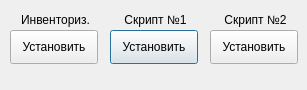
<?xml version="1.0" encoding="UTF-8"?>
<ui version="4.0">
 <class>Dialog</class>
 <widget class="QDialog" name="Dialog">
  <property name="geometry">
   <rect>
    <x>0</x>
    <y>0</y>
    <width>307</width>
    <height>90</height>
   </rect>
  </property>
  <property name="minimumSize">
   <size>
    <width>307</width>
    <height>90</height>
   </size>
  </property>
  <property name="maximumSize">
   <size>
    <width>307</width>
    <height>90</height>
   </size>
  </property>
  <property name="windowTitle">
   <string>Разное</string>
  </property>
  <widget class="QLabel" name="label">
   <property name="geometry">
    <rect>
     <x>10</x>
     <y>10</y>
     <width>91</width>
     <height>20</height>
    </rect>
   </property>
   <property name="text">
    <string>Инвенториз.</string>
   </property>
   <property name="alignment">
    <set>Qt::AlignCenter</set>
   </property>
  </widget>
  <widget class="QLabel" name="label_2">
   <property name="geometry">
    <rect>
     <x>110</x>
     <y>10</y>
     <width>91</width>
     <height>20</height>
    </rect>
   </property>
   <property name="text">
    <string>Скрипт №1</string>
   </property>
   <property name="alignment">
    <set>Qt::AlignCenter</set>
   </property>
  </widget>
  <widget class="QPushButton" name="button_script_1">
   <property name="geometry">
    <rect>
     <x>110</x>
     <y>30</y>
     <width>88</width>
     <height>34</height>
    </rect>
   </property>
   <property name="text">
    <string>Установить</string>
   </property>
  </widget>
  <widget class="QPushButton" name="button_inventory">
   <property name="geometry">
    <rect>
     <x>10</x>
     <y>30</y>
     <width>88</width>
     <height>34</height>
    </rect>
   </property>
   <property name="text">
    <string>Установить</string>
   </property>
  </widget>
  <widget class="QPushButton" name="button_script_2">
   <property name="geometry">
    <rect>
     <x>210</x>
     <y>30</y>
     <width>88</width>
     <height>34</height>
    </rect>
   </property>
   <property name="text">
    <string>Установить</string>
   </property>
  </widget>
  <widget class="QLabel" name="label_3">
   <property name="geometry">
    <rect>
     <x>210</x>
     <y>10</y>
     <width>91</width>
     <height>20</height>
    </rect>
   </property>
   <property name="text">
    <string>Скрипт №2</string>
   </property>
   <property name="alignment">
    <set>Qt::AlignCenter</set>
   </property>
  </widget>
 </widget>
 <resources/>
 <connections/>
</ui>
